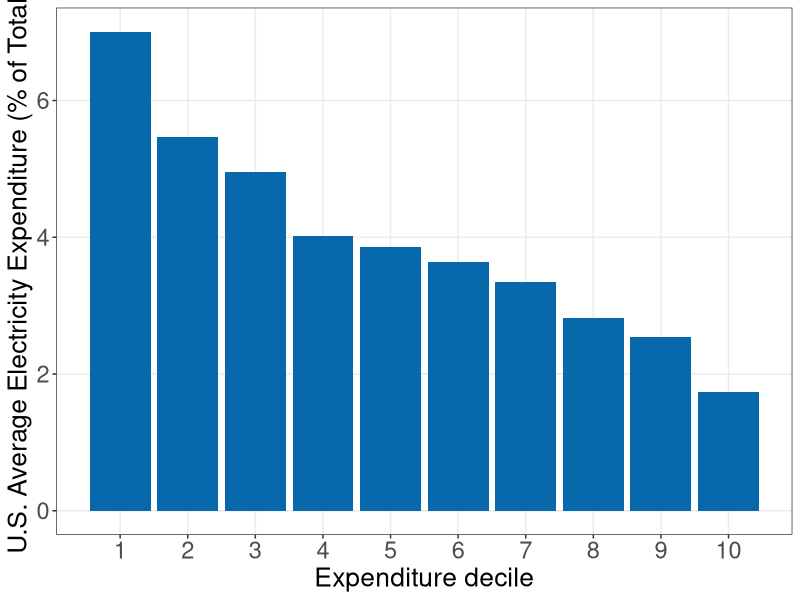
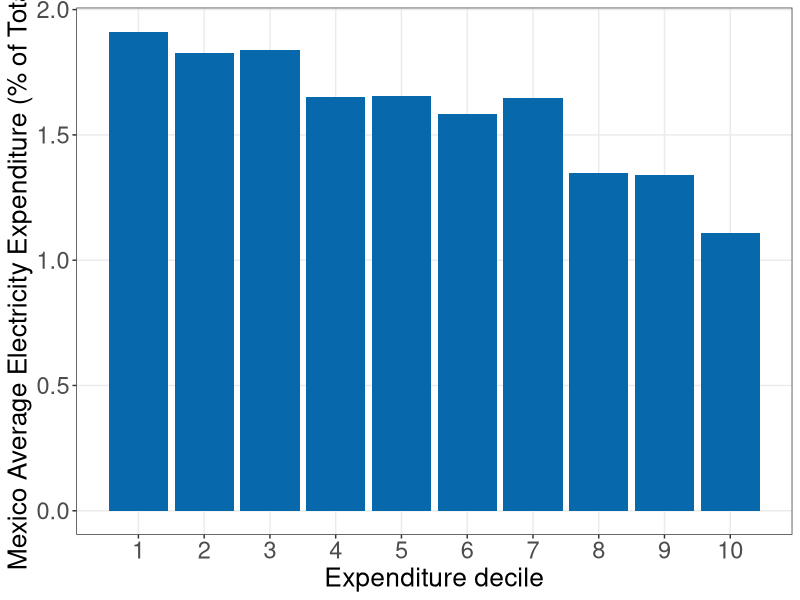
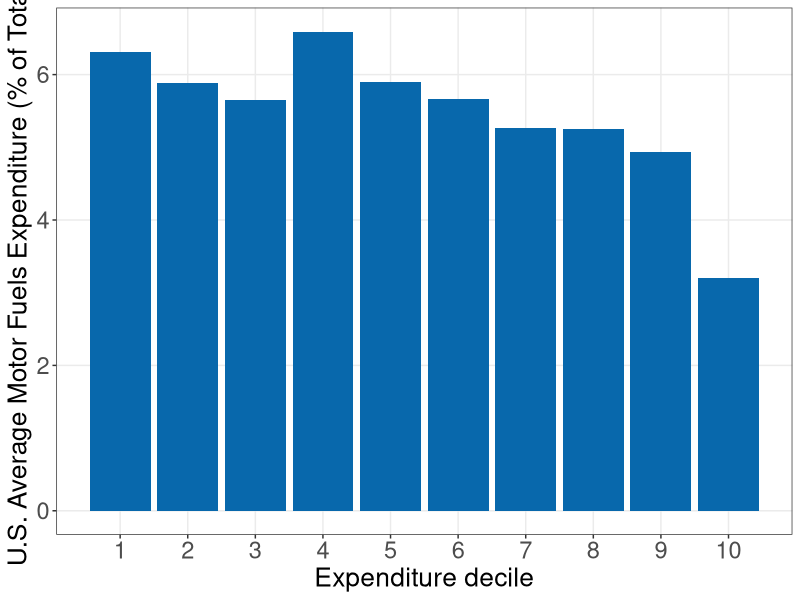
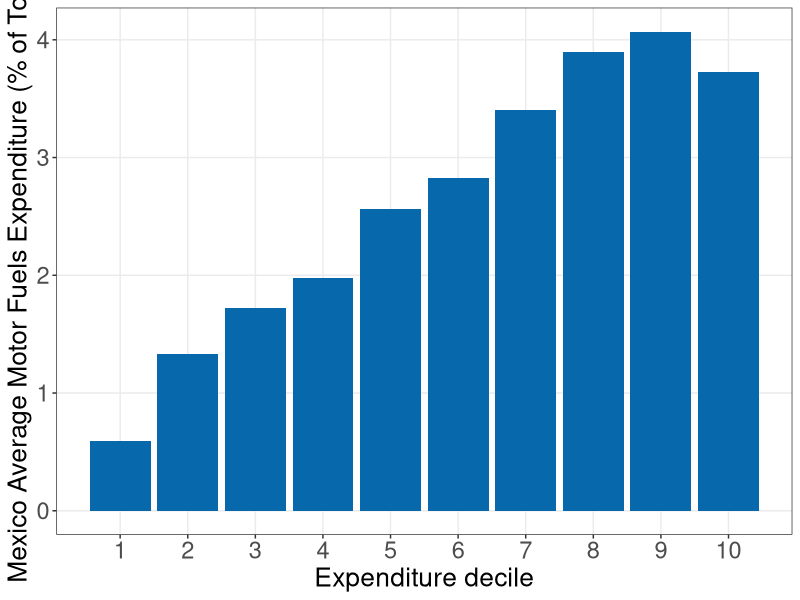

Generate these figures, in order, with R:
#Graph Designer: Bridget Diana + Scott Cohn + Simon Halliday
#Authors: Bowles and Halliday
#Title: Coordination, Conflict and Competition: A Text in Microeconomics

require(shape)
library(tidyverse)
library(lubridate)
# ----
#Set parameters for graphics
axislabelsize <- 1.8
labelsize <- 1.5
namesize <- 1.8
annotatesize <- 1.5
graphlinewidth <- 2
segmentlinewidth <- 1.5

COL <- c("#7fc97f", "#beaed4", "#fdc086", "#ffff99", "#386cb0", "#f0027f", "#bf5b17", "#666666")
COLA <- c("#e0f3db", "#99d8c9","#66c2a4","#41ae76", "#238b45", "#005824")
COLB <- c("#c6dbef", "#4eb3d3", "#2b8cbe", "#0868ac","#084081")
COLC <- c("#fcfbfd", "#efedf5", "#dadaeb", "#bcbddc", "#9e9ac8", "#807dba", "#6a51a3", "#54278f", "#3f007d")


# Import Data -------------------------------------------------------------

library(haven)
US_Mexico_data <- read_dta("indmarketdemand/US_Mexico_cleaned_data.dta")


# Graphs ------------------------------------------------------------------

US_elec <- ggplot(data = subset(US_Mexico_data, Country == "USA"), mapping = aes(x = exp_decile, y = E_share)) +  
  labs(x = "Expenditure decile", y = "U.S. Average Electricity Expenditure (% of Total)") + 
  scale_x_continuous(breaks = seq(0, 10, 1)) + 
  geom_bar(stat = "identity", fill = COLB[4]) +
  #ylim(0, 7) +
  theme_bw() +
  theme(text = element_text(size = 19),
        axis.text = element_text(size = 17),
        panel.grid.minor = element_blank())

ggsave("indmarketdemand/US_electricity.pdf", US_elec, width = 7, height = 7)

Mex_elec <- ggplot(data = subset(US_Mexico_data, Country == "Mexico"), mapping = aes(x = exp_decile, y = E_share)) + 
  labs(x = "Expenditure decile", y = "Mexico Average Electricity Expenditure (% of Total)") + 
  scale_x_continuous(breaks = seq(0, 10, 1)) + 
  geom_bar(stat = "identity", fill = COLB[4]) +
  #ylim(0, 7) +
  theme_bw() +
  theme(text = element_text(size = 19),
        axis.text = element_text(size = 17),
        panel.grid.minor = element_blank())

ggsave("indmarketdemand/Mexico_electricity.pdf", Mex_elec, width = 7, height = 7)

US_gas <- ggplot(data = subset(US_Mexico_data, Country == "USA"), mapping = aes(x = exp_decile, y = G_share)) + 
  labs(x = "Expenditure decile", y = "U.S. Average Motor Fuels Expenditure (% of Total)") + 
  scale_x_continuous(breaks = seq(0, 10, 1)) + 
  geom_bar(stat = "identity", fill = COLB[4]) +
  #ylim(0, 7) +
  theme_bw() +
  theme(text = element_text(size = 19),
        axis.text = element_text(size = 17),
        panel.grid.minor = element_blank())

ggsave("indmarketdemand/US_gasoline.pdf", US_gas, width = 7, height = 7)

Mex_gas <- ggplot(data = subset(US_Mexico_data, Country == "Mexico"), mapping = aes(x = exp_decile, y = G_share)) + 
  labs(x = "Expenditure decile", y = "Mexico Average Motor Fuels Expenditure (% of Total)") + 
  scale_x_continuous(breaks = seq(0, 10, 1)) + 
  geom_bar(stat = "identity", fill = COLB[4]) +
  #ylim(0, 7) +
  theme_bw() +
  theme(text = element_text(size = 19),
        axis.text = element_text(size = 17),
        panel.grid.minor = element_blank())

ggsave("indmarketdemand/Mexico_gasoline.pdf", Mex_gas, width = 7, height = 7)
